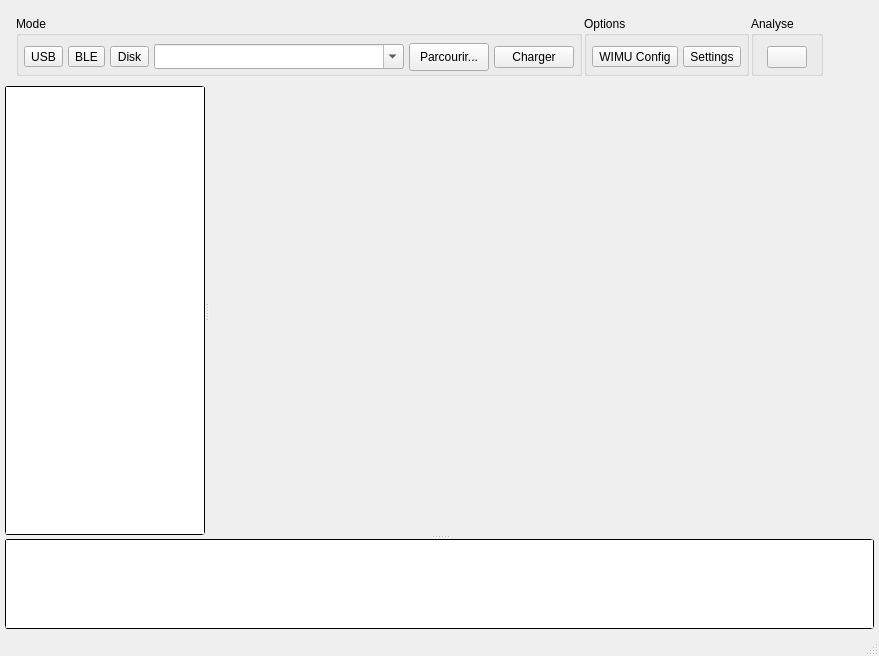
<?xml version="1.0" encoding="UTF-8"?>
<ui version="4.0">
 <class>MainWindow</class>
 <widget class="QMainWindow" name="MainWindow">
  <property name="geometry">
   <rect>
    <x>0</x>
    <y>0</y>
    <width>783</width>
    <height>656</height>
   </rect>
  </property>
  <property name="windowTitle">
   <string>WIMU Studio 2</string>
  </property>
  <property name="styleSheet">
   <string notr="true">QLineEdit,QTreeWidget,QTextEdit,QListWidget{border-radius: 3px; border-color:black;border-width: 1px;border-style: solid;}

QCheckBox{color:green;}
QCheckBox::!checked{color:red;}
QCheckBox::indicator:unchecked:!enabled,QListWidget::indicator:unchecked:!enabled  { background-color:rgba(128,0,0,100%);}
QCheckBox::indicator:checked:!enabled,QListWidget::indicator:checked:!enabled { background-color:green;}
QCheckBox::indicator:unchecked,QListWidget::indicator:unchecked{ background-color:red;border-radius:3px;}
QCheckBox::indicator:checked,QListWidget::indicator:checked {background-color:rgb(0,255,0);border-radius:3px;}

QListWidget::item:selected {color:black;}</string>
  </property>
  <widget class="QWidget" name="wdgMain">
   <layout class="QVBoxLayout" name="verticalLayout">
    <property name="leftMargin">
     <number>5</number>
    </property>
    <property name="topMargin">
     <number>5</number>
    </property>
    <property name="rightMargin">
     <number>5</number>
    </property>
    <property name="bottomMargin">
     <number>5</number>
    </property>
    <item>
     <widget class="QFrame" name="frameTools">
      <property name="maximumSize">
       <size>
        <width>16777215</width>
        <height>75</height>
       </size>
      </property>
      <layout class="QHBoxLayout" name="horizontalLayout_3">
       <property name="spacing">
        <number>2</number>
       </property>
       <item>
        <widget class="QGroupBox" name="grpSources">
         <property name="sizePolicy">
          <sizepolicy hsizetype="Preferred" vsizetype="Fixed">
           <horstretch>0</horstretch>
           <verstretch>0</verstretch>
          </sizepolicy>
         </property>
         <property name="minimumSize">
          <size>
           <width>0</width>
           <height>60</height>
          </size>
         </property>
         <property name="maximumSize">
          <size>
           <width>16777215</width>
           <height>60</height>
          </size>
         </property>
         <property name="title">
          <string>Mode</string>
         </property>
         <layout class="QHBoxLayout" name="horizontalLayout_6">
          <property name="spacing">
           <number>5</number>
          </property>
          <property name="leftMargin">
           <number>5</number>
          </property>
          <property name="topMargin">
           <number>5</number>
          </property>
          <property name="rightMargin">
           <number>5</number>
          </property>
          <property name="bottomMargin">
           <number>0</number>
          </property>
          <item>
           <widget class="QToolButton" name="btnUSB">
            <property name="cursor">
             <cursorShape>PointingHandCursor</cursorShape>
            </property>
            <property name="text">
             <string>USB</string>
            </property>
            <property name="icon">
             <iconset resource="wimustudio2.qrc">
              <normaloff>:/icons/images/usb.png</normaloff>:/icons/images/usb.png</iconset>
            </property>
            <property name="iconSize">
             <size>
              <width>24</width>
              <height>24</height>
             </size>
            </property>
            <property name="checkable">
             <bool>true</bool>
            </property>
           </widget>
          </item>
          <item>
           <widget class="QToolButton" name="btnBLE">
            <property name="cursor">
             <cursorShape>PointingHandCursor</cursorShape>
            </property>
            <property name="text">
             <string>BLE</string>
            </property>
            <property name="icon">
             <iconset resource="wimustudio2.qrc">
              <normaloff>:/icons/images/bluetooth.png</normaloff>:/icons/images/bluetooth.png</iconset>
            </property>
            <property name="iconSize">
             <size>
              <width>24</width>
              <height>24</height>
             </size>
            </property>
            <property name="checkable">
             <bool>true</bool>
            </property>
           </widget>
          </item>
          <item>
           <widget class="QToolButton" name="btnDisk">
            <property name="cursor">
             <cursorShape>PointingHandCursor</cursorShape>
            </property>
            <property name="text">
             <string>Disk</string>
            </property>
            <property name="icon">
             <iconset resource="wimustudio2.qrc">
              <normaloff>:/icons/images/SDCard.png</normaloff>:/icons/images/SDCard.png</iconset>
            </property>
            <property name="iconSize">
             <size>
              <width>24</width>
              <height>24</height>
             </size>
            </property>
            <property name="checkable">
             <bool>true</bool>
            </property>
           </widget>
          </item>
          <item>
           <widget class="QComboBox" name="cmbPath">
            <property name="sizePolicy">
             <sizepolicy hsizetype="MinimumExpanding" vsizetype="Fixed">
              <horstretch>0</horstretch>
              <verstretch>0</verstretch>
             </sizepolicy>
            </property>
            <property name="minimumSize">
             <size>
              <width>250</width>
              <height>25</height>
             </size>
            </property>
            <property name="editable">
             <bool>true</bool>
            </property>
           </widget>
          </item>
          <item>
           <widget class="QPushButton" name="btnBrowse">
            <property name="minimumSize">
             <size>
              <width>0</width>
              <height>28</height>
             </size>
            </property>
            <property name="cursor">
             <cursorShape>PointingHandCursor</cursorShape>
            </property>
            <property name="text">
             <string>Parcourir...</string>
            </property>
            <property name="icon">
             <iconset resource="wimustudio2.qrc">
              <normaloff>:/icons/images/load.png</normaloff>:/icons/images/load.png</iconset>
            </property>
           </widget>
          </item>
          <item>
           <widget class="QPushButton" name="btnReload">
            <property name="sizePolicy">
             <sizepolicy hsizetype="Fixed" vsizetype="Fixed">
              <horstretch>0</horstretch>
              <verstretch>0</verstretch>
             </sizepolicy>
            </property>
            <property name="cursor">
             <cursorShape>PointingHandCursor</cursorShape>
            </property>
            <property name="toolTip">
             <string>Rafraichir</string>
            </property>
            <property name="text">
             <string>Charger</string>
            </property>
            <property name="icon">
             <iconset resource="wimustudio2.qrc">
              <normaloff>:/icons/images/reset.png</normaloff>:/icons/images/reset.png</iconset>
            </property>
            <property name="iconSize">
             <size>
              <width>20</width>
              <height>20</height>
             </size>
            </property>
           </widget>
          </item>
         </layout>
        </widget>
       </item>
       <item>
        <widget class="QGroupBox" name="grpOptions">
         <property name="sizePolicy">
          <sizepolicy hsizetype="Minimum" vsizetype="Fixed">
           <horstretch>0</horstretch>
           <verstretch>0</verstretch>
          </sizepolicy>
         </property>
         <property name="minimumSize">
          <size>
           <width>0</width>
           <height>60</height>
          </size>
         </property>
         <property name="maximumSize">
          <size>
           <width>16777215</width>
           <height>60</height>
          </size>
         </property>
         <property name="title">
          <string>Options</string>
         </property>
         <layout class="QHBoxLayout" name="horizontalLayout_7">
          <property name="spacing">
           <number>5</number>
          </property>
          <property name="leftMargin">
           <number>5</number>
          </property>
          <property name="topMargin">
           <number>5</number>
          </property>
          <property name="rightMargin">
           <number>5</number>
          </property>
          <property name="bottomMargin">
           <number>0</number>
          </property>
          <item>
           <widget class="QToolButton" name="btnWIMUConfig">
            <property name="cursor">
             <cursorShape>PointingHandCursor</cursorShape>
            </property>
            <property name="toolTip">
             <string>Configuration WIMU</string>
            </property>
            <property name="text">
             <string>WIMU Config</string>
            </property>
            <property name="icon">
             <iconset resource="wimustudio2.qrc">
              <normaloff>:/icons/images/WIMUConfig.png</normaloff>:/icons/images/WIMUConfig.png</iconset>
            </property>
            <property name="iconSize">
             <size>
              <width>24</width>
              <height>24</height>
             </size>
            </property>
           </widget>
          </item>
          <item>
           <widget class="QToolButton" name="btnSettings">
            <property name="cursor">
             <cursorShape>PointingHandCursor</cursorShape>
            </property>
            <property name="toolTip">
             <string>Options Logicielles</string>
            </property>
            <property name="text">
             <string>Settings</string>
            </property>
            <property name="icon">
             <iconset resource="wimustudio2.qrc">
              <normaloff>:/icons/images/Settings.png</normaloff>:/icons/images/Settings.png</iconset>
            </property>
            <property name="iconSize">
             <size>
              <width>24</width>
              <height>24</height>
             </size>
            </property>
           </widget>
          </item>
         </layout>
        </widget>
       </item>
       <item>
        <widget class="QGroupBox" name="grpProcess">
         <property name="sizePolicy">
          <sizepolicy hsizetype="Minimum" vsizetype="Fixed">
           <horstretch>0</horstretch>
           <verstretch>0</verstretch>
          </sizepolicy>
         </property>
         <property name="minimumSize">
          <size>
           <width>0</width>
           <height>60</height>
          </size>
         </property>
         <property name="maximumSize">
          <size>
           <width>16777215</width>
           <height>60</height>
          </size>
         </property>
         <property name="title">
          <string>Analyse</string>
         </property>
         <layout class="QHBoxLayout" name="horizontalLayout_5">
          <property name="leftMargin">
           <number>5</number>
          </property>
          <property name="topMargin">
           <number>5</number>
          </property>
          <property name="rightMargin">
           <number>5</number>
          </property>
          <property name="bottomMargin">
           <number>0</number>
          </property>
          <item>
           <widget class="QPushButton" name="btnPreProcess">
            <property name="sizePolicy">
             <sizepolicy hsizetype="Fixed" vsizetype="Fixed">
              <horstretch>0</horstretch>
              <verstretch>0</verstretch>
             </sizepolicy>
            </property>
            <property name="cursor">
             <cursorShape>PointingHandCursor</cursorShape>
            </property>
            <property name="text">
             <string/>
            </property>
            <property name="icon">
             <iconset resource="wimustudio2.qrc">
              <normaloff>:/icons/images/date_time.png</normaloff>:/icons/images/date_time.png</iconset>
            </property>
            <property name="iconSize">
             <size>
              <width>20</width>
              <height>20</height>
             </size>
            </property>
           </widget>
          </item>
         </layout>
        </widget>
       </item>
       <item>
        <spacer name="horizontalSpacer_2">
         <property name="orientation">
          <enum>Qt::Horizontal</enum>
         </property>
         <property name="sizeType">
          <enum>QSizePolicy::MinimumExpanding</enum>
         </property>
         <property name="sizeHint" stdset="0">
          <size>
           <width>40</width>
           <height>20</height>
          </size>
         </property>
        </spacer>
       </item>
      </layout>
     </widget>
    </item>
    <item>
     <widget class="QSplitter" name="splitter_2">
      <property name="orientation">
       <enum>Qt::Vertical</enum>
      </property>
      <widget class="QFrame" name="frameMain">
       <layout class="QVBoxLayout" name="verticalLayout_6">
        <property name="leftMargin">
         <number>0</number>
        </property>
        <property name="topMargin">
         <number>0</number>
        </property>
        <property name="rightMargin">
         <number>0</number>
        </property>
        <property name="bottomMargin">
         <number>0</number>
        </property>
        <item>
         <widget class="QSplitter" name="splitter">
          <property name="orientation">
           <enum>Qt::Horizontal</enum>
          </property>
          <widget class="QStackedWidget" name="stkControls">
           <property name="sizePolicy">
            <sizepolicy hsizetype="Fixed" vsizetype="Preferred">
             <horstretch>0</horstretch>
             <verstretch>0</verstretch>
            </sizepolicy>
           </property>
           <property name="maximumSize">
            <size>
             <width>200</width>
             <height>16777215</height>
            </size>
           </property>
           <property name="currentIndex">
            <number>0</number>
           </property>
           <widget class="QWidget" name="pgDisk">
            <layout class="QVBoxLayout" name="verticalLayout_2">
             <property name="leftMargin">
              <number>0</number>
             </property>
             <property name="topMargin">
              <number>0</number>
             </property>
             <property name="rightMargin">
              <number>0</number>
             </property>
             <property name="bottomMargin">
              <number>0</number>
             </property>
             <item>
              <widget class="QTreeWidget" name="treeDisk">
               <property name="cursor" stdset="0">
                <cursorShape>PointingHandCursor</cursorShape>
               </property>
               <property name="iconSize">
                <size>
                 <width>24</width>
                 <height>24</height>
                </size>
               </property>
               <property name="indentation">
                <number>10</number>
               </property>
               <attribute name="headerVisible">
                <bool>false</bool>
               </attribute>
               <column>
                <property name="text">
                 <string notr="true">1</string>
                </property>
               </column>
              </widget>
             </item>
            </layout>
           </widget>
           <widget class="QWidget" name="pgUSBBLE">
            <layout class="QVBoxLayout" name="verticalLayout_3">
             <item>
              <widget class="QPushButton" name="btnConnect">
               <property name="cursor">
                <cursorShape>PointingHandCursor</cursorShape>
               </property>
               <property name="text">
                <string>Connecter</string>
               </property>
               <property name="icon">
                <iconset resource="wimustudio2.qrc">
                 <normaloff>:/icons/images/connect.png</normaloff>:/icons/images/connect.png</iconset>
               </property>
               <property name="iconSize">
                <size>
                 <width>24</width>
                 <height>24</height>
                </size>
               </property>
               <property name="checkable">
                <bool>true</bool>
               </property>
              </widget>
             </item>
             <item>
              <widget class="QGroupBox" name="grpBLEDevices">
               <property name="title">
                <string>Gestion des modules</string>
               </property>
               <layout class="QVBoxLayout" name="verticalLayout_5">
                <item>
                 <widget class="QListWidget" name="lstBLEDevices">
                  <property name="cursor" stdset="0">
                   <cursorShape>PointingHandCursor</cursorShape>
                  </property>
                  <item>
                   <property name="text">
                    <string>Test</string>
                   </property>
                  </item>
                 </widget>
                </item>
                <item>
                 <widget class="QPushButton" name="btnBLEConnect">
                  <property name="cursor">
                   <cursorShape>PointingHandCursor</cursorShape>
                  </property>
                  <property name="text">
                   <string>Lier</string>
                  </property>
                  <property name="icon">
                   <iconset resource="wimustudio2.qrc">
                    <normaloff>:/icons/images/ble.png</normaloff>:/icons/images/ble.png</iconset>
                  </property>
                  <property name="iconSize">
                   <size>
                    <width>24</width>
                    <height>24</height>
                   </size>
                  </property>
                  <property name="checkable">
                   <bool>true</bool>
                  </property>
                 </widget>
                </item>
               </layout>
              </widget>
             </item>
             <item>
              <widget class="QLabel" name="lblUSBSysClock">
               <property name="text">
                <string>Heure Système: Inconnue</string>
               </property>
               <property name="alignment">
                <set>Qt::AlignRight|Qt::AlignTrailing|Qt::AlignVCenter</set>
               </property>
              </widget>
             </item>
             <item>
              <widget class="QLabel" name="lblUSBWIMUTime">
               <property name="text">
                <string>Heure Module: Inconnue</string>
               </property>
               <property name="alignment">
                <set>Qt::AlignRight|Qt::AlignTrailing|Qt::AlignVCenter</set>
               </property>
              </widget>
             </item>
             <item>
              <widget class="QPushButton" name="btnSyncTime">
               <property name="enabled">
                <bool>false</bool>
               </property>
               <property name="cursor">
                <cursorShape>PointingHandCursor</cursorShape>
               </property>
               <property name="text">
                <string>Synchroniser Date/Heure</string>
               </property>
               <property name="icon">
                <iconset resource="wimustudio2.qrc">
                 <normaloff>:/icons/images/date_time.png</normaloff>:/icons/images/date_time.png</iconset>
               </property>
               <property name="iconSize">
                <size>
                 <width>24</width>
                 <height>24</height>
                </size>
               </property>
              </widget>
             </item>
             <item>
              <widget class="QPushButton" name="btnStream">
               <property name="enabled">
                <bool>false</bool>
               </property>
               <property name="cursor">
                <cursorShape>PointingHandCursor</cursorShape>
               </property>
               <property name="text">
                <string>Recevoir Données</string>
               </property>
               <property name="icon">
                <iconset resource="wimustudio2.qrc">
                 <normaloff>:/icons/images/graph.png</normaloff>:/icons/images/graph.png</iconset>
               </property>
               <property name="iconSize">
                <size>
                 <width>24</width>
                 <height>24</height>
                </size>
               </property>
               <property name="checkable">
                <bool>true</bool>
               </property>
              </widget>
             </item>
             <item>
              <widget class="QGroupBox" name="grpBLE">
               <property name="title">
                <string>Commandes BLE</string>
               </property>
               <layout class="QVBoxLayout" name="verticalLayout_4">
                <property name="leftMargin">
                 <number>2</number>
                </property>
                <property name="topMargin">
                 <number>5</number>
                </property>
                <property name="rightMargin">
                 <number>0</number>
                </property>
                <property name="bottomMargin">
                 <number>0</number>
                </property>
                <item>
                 <widget class="QCheckBox" name="chkBLEEnableIMU">
                  <property name="cursor">
                   <cursorShape>PointingHandCursor</cursorShape>
                  </property>
                  <property name="text">
                   <string>Activer données inertielles</string>
                  </property>
                  <property name="checked">
                   <bool>true</bool>
                  </property>
                 </widget>
                </item>
                <item>
                 <widget class="QCheckBox" name="chkBLEEnableRaw">
                  <property name="cursor">
                   <cursorShape>PointingHandCursor</cursorShape>
                  </property>
                  <property name="text">
                   <string>Activer données brutes</string>
                  </property>
                  <property name="checked">
                   <bool>true</bool>
                  </property>
                 </widget>
                </item>
                <item>
                 <widget class="QCheckBox" name="chkBLEEnableGPS">
                  <property name="enabled">
                   <bool>false</bool>
                  </property>
                  <property name="cursor">
                   <cursorShape>PointingHandCursor</cursorShape>
                  </property>
                  <property name="text">
                   <string>Activer données GPS</string>
                  </property>
                  <property name="checked">
                   <bool>false</bool>
                  </property>
                 </widget>
                </item>
                <item>
                 <widget class="QCheckBox" name="chkBLEEnableBatt">
                  <property name="text">
                   <string>Activer données pile</string>
                  </property>
                  <property name="checked">
                   <bool>true</bool>
                  </property>
                 </widget>
                </item>
                <item>
                 <widget class="QPushButton" name="btnBLERecord">
                  <property name="cursor">
                   <cursorShape>PointingHandCursor</cursorShape>
                  </property>
                  <property name="text">
                   <string>Démarrer Enregistrement</string>
                  </property>
                  <property name="icon">
                   <iconset resource="wimustudio2.qrc">
                    <normaloff>:/icons/images/led_red.png</normaloff>:/icons/images/led_red.png</iconset>
                  </property>
                  <property name="iconSize">
                   <size>
                    <width>24</width>
                    <height>24</height>
                   </size>
                  </property>
                  <property name="checkable">
                   <bool>true</bool>
                  </property>
                 </widget>
                </item>
                <item>
                 <widget class="QLabel" name="lblBLERecNum">
                  <property name="font">
                   <font>
                    <weight>75</weight>
                    <bold>true</bold>
                   </font>
                  </property>
                  <property name="text">
                   <string>Enregistrement #</string>
                  </property>
                  <property name="alignment">
                   <set>Qt::AlignRight|Qt::AlignTrailing|Qt::AlignVCenter</set>
                  </property>
                 </widget>
                </item>
               </layout>
              </widget>
             </item>
             <item>
              <spacer name="verticalSpacer">
               <property name="orientation">
                <enum>Qt::Vertical</enum>
               </property>
               <property name="sizeHint" stdset="0">
                <size>
                 <width>20</width>
                 <height>40</height>
                </size>
               </property>
              </spacer>
             </item>
            </layout>
           </widget>
           <widget class="QWidget" name="pgEmpty"/>
          </widget>
          <widget class="QWidget" name="wdgCentral" native="true">
           <property name="sizePolicy">
            <sizepolicy hsizetype="Preferred" vsizetype="Preferred">
             <horstretch>0</horstretch>
             <verstretch>0</verstretch>
            </sizepolicy>
           </property>
          </widget>
         </widget>
        </item>
       </layout>
      </widget>
      <widget class="QTextEdit" name="txtLog">
       <property name="sizePolicy">
        <sizepolicy hsizetype="Expanding" vsizetype="Maximum">
         <horstretch>0</horstretch>
         <verstretch>0</verstretch>
        </sizepolicy>
       </property>
       <property name="maximumSize">
        <size>
         <width>16777215</width>
         <height>16777215</height>
        </size>
       </property>
       <property name="readOnly">
        <bool>true</bool>
       </property>
      </widget>
     </widget>
    </item>
   </layout>
  </widget>
  <widget class="QStatusBar" name="statusBar"/>
 </widget>
 <layoutdefault spacing="6" margin="11"/>
 <resources>
  <include location="wimustudio2.qrc"/>
 </resources>
 <connections/>
</ui>
